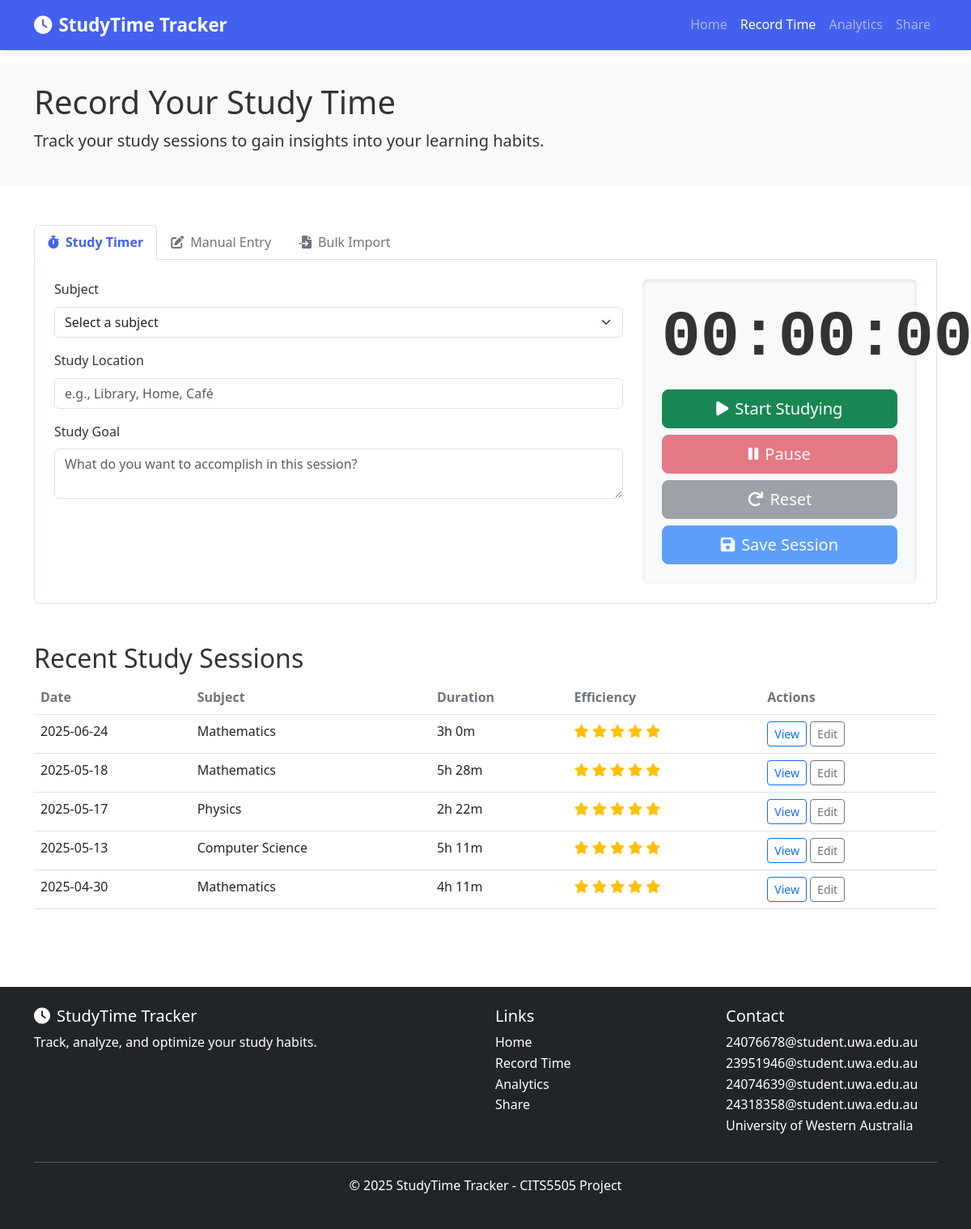
/upload (signed in), run on the app's committed database.
### app/models.py (models this page shows, shortened)
class StudySession(db.Model):
    __tablename__ = 'study_session'
    __table_args__ = (
        db.Index('idx_user_date', 'user_id', 'date'),
    )
    id = db.Column(db.Integer, primary_key=True)
    subject = db.Column(db.String(100), nullable=False)
    date = db.Column(db.Date, nullable=False)
    start_time = db.Column(db.Time, nullable=False)
    end_time = db.Column(db.Time, nullable=False)
    location = db.Column(db.String(100), nullable=False)
    efficiency = db.Column(db.Integer, nullable=False)
    notes = db.Column(db.Text)
    user_id = db.Column(db.Integer, db.ForeignKey('user.id'), nullable=False)

### app/routes.py (the view, shortened to what this page needs)
@main.route('/upload', methods=['GET', 'POST'])
@login_required
def upload():
    form = StudyRecordForm(user=current_user)
    recent_sessions = StudySession.query.filter_by(user_id=current_user.id).order_by(StudySession.date.desc()).limit(5).all()
    session_data = []
    for session in recent_sessions:
        duration = datetime.combine(session.date, session.end_time) - datetime.combine(session.date, session.start_time)
        if duration.total_seconds() < 0:  # Handle overnight sessions
            duration += timedelta(days=1)
        hours = int(duration.total_seconds() // 3600)
        minutes = int((duration.total_seconds() % 3600) // 60)
        session_data.append({
            'id': session.id,
            'date': session.date.strftime('%Y-%m-%d'),
            'subject': session.subject,
            'duration': f"{hours}h {minutes}m",
            'efficiency': session.efficiency,
            'location': session.location,
            'notes': session.notes
        })
    subjects = Subject.query.filter_by(user_id=current_user.id).all()
    return render_template(
        'upload.html',
        form=form,
        recent_sessions=session_data,
        subjects=subjects,
        datetime=datetime,
        timedelta=timedelta
    )

### app/forms.py
class StudyRecordForm(FlaskForm):
    subject = SelectField('Subject', validators=[DataRequired()])
    date = DateField('Date', format='%Y-%m-%d', validators=[DataRequired()])
    start_time = TimeField('Start Time', format='%H:%M', validators=[DataRequired()])
    end_time = TimeField('End Time', format='%H:%M', validators=[DataRequired()])
    location = StringField('Location', validators=[DataRequired()])
    efficiency = SelectField('Efficiency Rating', choices=[
        ('5', '5 - Excellent'),
        ('4', '4 - Good'),
        ('3', '3 - Average'),
        ('2', '2 - Below Average'),
        ('1', '1 - Poor')
    ], validators=[DataRequired()])
    notes = TextAreaField('Notes')
    def __init__(self, *args, **kwargs):
        user = kwargs.pop('user', None)
        super(StudyRecordForm, self).__init__(*args, **kwargs)
        if user:
            self.subject.choices = [(subject.name, subject.name) for subject in Subject.query.filter_by(user_id=user.id).all()]

### app/__init__.py (called while the page is built)
def create_app(test_config=None):
    app = Flask(__name__)
    app.config['SECRET_KEY'] = 'super-secret-key'
    app.config['SQLALCHEMY_DATABASE_URI'] = 'sqlite:///site.db'
    app.config['SQLALCHEMY_TRACK_MODIFICATIONS'] = False
    if test_config:
        app.config.update(test_config)
    db.init_app(app)
    bcrypt.init_app(app)
    login_manager.init_app(app)
    migrate.init_app(app, db)
    csrf.init_app(app)  # Initialize CSRF protection
    from app.routes import main
    from app.models import User, StudySession, Subject, Report
    app.register_blueprint(main)
    @login_manager.user_loader
    def load_user(user_id):
        return User.query.get(int(user_id))
    return app

### app/templates/upload.html (shortened to what this page needs)
<!DOCTYPE html>
<html lang="en">
  <head>
    <link
      href="https://cdn.jsdelivr.net/npm/bootstrap@5.3.0-alpha1/dist/css/bootstrap.min.css"
      rel="stylesheet"
    />
    <link
      rel="stylesheet"
      href="https://cdnjs.cloudflare.com/ajax/libs/font-awesome/6.0.0/css/all.min.css"
    />
    <link rel="stylesheet" href="{{ url_for('static', filename='css/style.css') }}">
  </head>
  <body>
    <nav class="navbar navbar-expand-lg navbar-dark bg-primary">
      <div class="container">
        <a class="navbar-brand" href="{{ url_for('main.index') }}">
          <i class="fas fa-clock me-2"></i>StudyTime Tracker
        </a>
        <div class="collapse navbar-collapse" id="navbarNav">
          <ul class="navbar-nav ms-auto">
            <li class="nav-item">
              <a class="nav-link" href="{{ url_for('main.index') }}">Home</a>
            </li>
            <li class="nav-item">
              <a class="nav-link active" href="{{ url_for('main.upload') }}">Record Time</a>
            </li>
            <li class="nav-item">
              <a class="nav-link" href="{{ url_for('main.visualize') }}">Analytics</a>
            </li>
            <li class="nav-item">
              <a class="nav-link" href="{{ url_for('main.share') }}">Share</a>
            </li>
          </ul>
        </div>
      </div>
    </nav>
    <header class="bg-light py-4">
      <div class="container">
        <h1>Record Your Study Time</h1>
        <p class="lead">
          Track your study sessions to gain insights into your learning habits.
        </p>
      </div>
    </header>
    <main class="container py-5">
      <ul class="nav nav-tabs" id="recordTabs" role="tablist">
        <li class="nav-item" role="presentation">
          <button
            class="nav-link active"
            id="timer-tab"
            data-bs-toggle="tab"
            data-bs-target="#timer-pane"
            type="button"
          >
            <i class="fas fa-stopwatch me-2"></i>Study Timer
          </button>
        </li>
        <li class="nav-item" role="presentation">
          <button
            class="nav-link"
            id="manual-tab"
            data-bs-toggle="tab"
            data-bs-target="#manual-pane"
            type="button"
          >
            <i class="fas fa-edit me-2"></i>Manual Entry
          </button>
        </li>
        <li class="nav-item" role="presentation">
          <button
            class="nav-link"
            id="bulk-tab"
            data-bs-toggle="tab"
            data-bs-target="#bulk-pane"
            type="button"
          >
            <i class="fas fa-file-import me-2"></i>Bulk Import
          </button>
        </li>
      </ul>
      <div
        class="tab-content p-4 border border-top-0 rounded-bottom"
        id="recordTabContent"
      >
        <div class="tab-pane fade show active" id="timer-pane" role="tabpanel">
          <div class="row">
            <div class="col-md-8">
              <form>
                <div class="mb-3">
                  <label for="subjectSelect" class="form-label">Subject</label>
                  <select class="form-select" id="subjectSelect" name="subject" required>
                    <option selected>Select a subject</option>
                  </select>
                </div>
                <div class="mb-3">
                  <label for="location" class="form-label">Study Location</label>
                  <input
                    type="text"
                    class="form-control"
                    id="location"
                    placeholder="e.g., Library, Home, Café"
                    required
                  />
                </div>
                <div class="mb-3">
                  <label class="form-label">Study Goal</label>
                  <textarea
                    class="form-control"
                    rows="2"
                    placeholder="What do you want to accomplish in this session?"
                  ></textarea>
                </div>
              </form>
            </div>
            <div class="col-md-4">
              <div class="timer-container text-center p-4 rounded bg-light">
                <h2 id="timerDisplay" class="display-1 mb-3">00:00:00</h2>
                <div class="d-grid gap-2">
                  <button class="btn btn-success btn-lg" id="startTimer">
                    <i class="fas fa-play me-2"></i>Start Studying
                  </button>
                  <button
                    class="btn btn-danger btn-lg"
                    id="pauseTimer"
                    disabled
                  >
                    <i class="fas fa-pause me-2"></i>Pause
                  </button>
                  <button
                    class="btn btn-secondary btn-lg"
                    id="resetTimer"
                    disabled
                  >
                    <i class="fas fa-redo me-2"></i>Reset
                  </button>
                  <button
                    class="btn btn-primary btn-lg"
                    id="saveSession"
                    disabled
                  >
                    <i class="fas fa-save me-2"></i>Save Session
                  </button>
                </div>
              </div>
            </div>
          </div>
        </div>
      </div>
      <div class="mt-5">
        <h2>Recent Study Sessions</h2>
        <div class="table-responsive">
          <table class="table table-hover">
            <thead>
              <tr>
                <th>Date</th>
                <th>Subject</th>
                <th>Duration</th>
                <th>Efficiency</th>
                <th>Actions</th>
              </tr>
            </thead>
            <tbody>
              {% if recent_sessions %}
                {% for session in recent_sessions %}
                  <tr>
                    <td>{{ session.date }}</td>
                    <td>{{ session.subject }}</td>
                    <td>{{ session.duration }}</td>
                    <td>
                      <div class="rating">
                        {% for i in range(session.efficiency) %}
                          <i class="fas fa-star text-warning"></i>
                        {% endfor %}
                      </div>
                    </td>
                    <td>
                      <button class="btn btn-sm btn-outline-primary view-session" data-id="{{ session.id }}">View</button>
                      <button class="btn btn-sm btn-outline-secondary edit-session" data-id="{{ session.id }}">Edit</button>
                    </td>
                  </tr>
                {% endfor %}
              {% else %}
                <tr>
                  <td colspan="5" class="text-center">No study sessions recorded yet.</td>
                </tr>
              {% endif %}
            </tbody>
          </table>
        </div>
      </div>
    </main>
    <footer class="bg-dark text-white py-4">
      <div class="container">
        <div class="row">
          <div class="col-md-6">
            <h5><i class="fas fa-clock me-2"></i>StudyTime Tracker</h5>
            <p>Track, analyze, and optimize your study habits.</p>
          </div>
          <div class="col-md-3">
            <h5>Links</h5>
            <ul class="list-unstyled">
              <li><a href="{{ url_for('main.index') }}" class="text-white">Home</a></li>
              <li><a href="{{ url_for('main.upload') }}" class="text-white">Record Time</a></li>
              <li><a href="{{ url_for('main.visualize') }}" class="text-white">Analytics</a></li>
              <li><a href="{{ url_for('main.share') }}" class="text-white">Share</a></li>
            </ul>
          </div>
          <div class="col-md-3">
            <h5>Contact</h5>
            <ul class="list-unstyled">
              <li>24076678@student.uwa.edu.au</li>
              <li>23951946@student.uwa.edu.au</li>
              <li>24074639@student.uwa.edu.au</li>
              <li>24318358@student.uwa.edu.au</li>
              <li>University of Western Australia</li>
            </ul>
          </div>
        </div>
        <hr />
        <div class="text-center">
          <p>&copy; 2025 StudyTime Tracker - CITS5505 Project</p>
        </div>
      </div>
    </footer>
  </body>
</html>

### app/static/css/style.css (style rules this page uses)
:root { --primary-color: #4361ee; --secondary-color: #3f37c9; --accent-color: #4cc9f0; --success-color: #4caf50; --warning-color: #ff9800; --danger-color: #f44336; --light-color: #f8f9fa; --dark-color: #212529; --text-color: #333333; --muted-color: #6c757d; --border-radius: 0.5rem; --transition-speed: 0.3s; }
body { font-family: "Segoe UI", Tahoma, Geneva, Verdana, sans-serif; color: var(--text-color); line-height: 1.6; }
.bg-primary { background-color: var(--primary-color) !important; }
.btn-primary { background-color: var(--primary-color); border-color: var(--primary-color); }
.navbar { box-shadow: 0 2px 10px rgba(0, 0, 0, 0.1); }
.navbar-brand { font-weight: 600; font-size: 1.4rem; }
.nav-link { font-weight: 500; transition: color var(--transition-speed); }
.timer-container { border-radius: var(--border-radius); box-shadow: inset 0 2px 5px rgba(0, 0, 0, 0.1); }
#timerDisplay { font-family: "Courier New", monospace; font-weight: bold; }
.nav-tabs .nav-link { color: var(--muted-color); font-weight: 500; }
.nav-tabs .nav-link.active { color: var(--primary-color); font-weight: 600; }
.table th { font-weight: 600; color: var(--muted-color); }
.rating { color: var(--warning-color); }
footer { margin-top: 2rem; }
footer a { transition: color var(--transition-speed); text-decoration: none; }

### data on the page
StudySession: date "2025-06-24", subject "Mathematics", duration "3h 0m"
StudySession: date "2025-05-18", subject "Mathematics", duration "5h 28m"
StudySession: date "2025-05-17", subject "Physics", duration "2h 22m"
StudySession: date "2025-05-13", subject "Computer Science", duration "5h 11m"
StudySession: date "2025-04-30", subject "Mathematics", duration "4h 11m"
